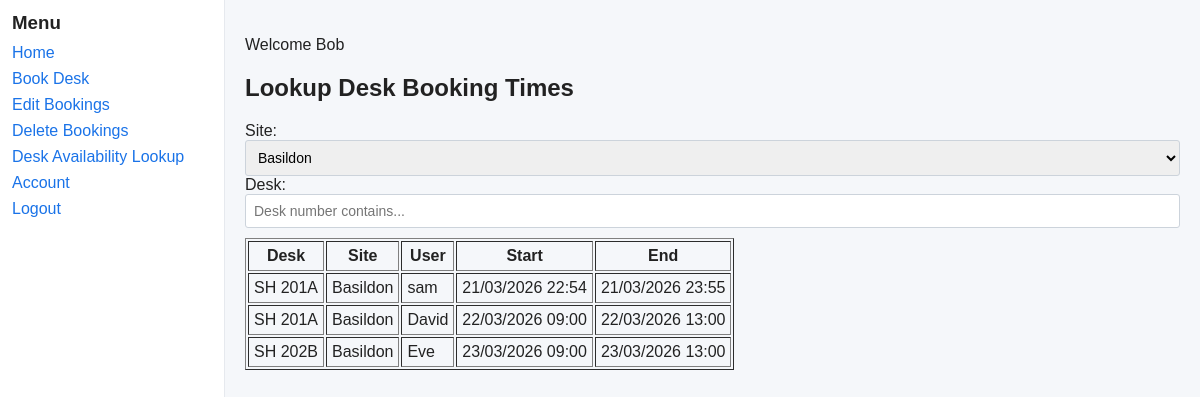
The app's page /lookup_bookings?site_id=2 (signed in) with its own data.
### src/DeskBooker/models.py (models this page shows, shortened)
class Desk(db.Model):
    __tablename__ = 'desks'
    id = db.Column(db.Integer, primary_key=True)
    desk_number = db.Column(db.String(20), nullable=False)
    floor = db.Column(db.Integer, nullable=False, default=0)
    site_id = db.Column(db.Integer, db.ForeignKey('sites.id'), nullable=False)
    bookings = db.relationship('Booking', backref='desk', lazy=True)
    __table_args__ = (
        UniqueConstraint('desk_number', 'site_id', name='uq_desk_number_site'),
        CheckConstraint('length(desk_number) > 0 AND length(desk_number) <= 20', name='ck_desk_number_len'),
    )

class Site(db.Model):
    __tablename__ = 'sites'
    id = db.Column(db.Integer, primary_key=True)
    name = db.Column(db.String(120), unique=True, nullable=False)
    desks = db.relationship('Desk', backref='site', lazy=True)
    __table_args__ = (
        CheckConstraint('length(name) > 0 AND length(name) <= 120', name='ck_site_name_len'),
    )

class User(db.Model):
    __tablename__ = 'users'
    id = db.Column(db.Integer, primary_key=True)
    name = db.Column(db.String(100), nullable=False)
    email = db.Column(db.String(120), unique=True, nullable=False)
    password = db.Column(db.String(255), nullable=False)
    role_id = db.Column(db.Integer, db.ForeignKey('roles.id'), nullable=False)
    role = db.relationship('Role')
    bookings = db.relationship('Booking', backref='user', lazy=True)
    __table_args__ = (
        CheckConstraint("instr(email, '@') > 1", name='ck_user_email_at'),
        CheckConstraint('length(name) > 0 AND length(name) <= 100', name='ck_user_name_len'),
        CheckConstraint('length(email) <= 120', name='ck_user_email_len'),
    )

### src/DeskBooker/main.py (the view)
    @app.route('/lookup_bookings', methods=['GET'])
    @login_required
    def lookup_bookings():
        site_id = request.args.get('site_id')
        desk_q = request.args.get('desk_q', '').strip()
        sites = [ {'id': s.id, 'name': s.name} for s in Site.query.order_by(Site.name).all() ]
        selected_site_id = None
        if site_id:
            try:
                selected_site_id = int(site_id)
            except ValueError:
                selected_site_id = None
        q = Booking.query.join(Desk).join(Site).join(User)
        if selected_site_id:
            q = q.filter(Site.id == selected_site_id)
        if desk_q:
            q = q.filter(Desk.desk_number.ilike(f"%{desk_q}%"))
        q = q.order_by(Booking.start_time)
        bookings = q.all()
        results = []
        for b in bookings:
            results.append({
                'desk_number': b.desk.desk_number if b.desk else '',
                'site_name': b.desk.site.name if b.desk and b.desk.site else '',
                'user_name': b.user.name if b.user else '',
                'start_time': b.start_time.strftime('%Y-%m-%d %H:%M'),
                'end_time': b.end_time.strftime('%Y-%m-%d %H:%M'),
                'start_time_formatted': b.start_time.strftime('%d/%m/%Y %H:%M'),
                'end_time_formatted': b.end_time.strftime('%d/%m/%Y %H:%M')
            })
        return render_template('lookup_bookings.html', sites=sites, selected_site_id=selected_site_id, desk_q=desk_q, bookings=results)

### src/DeskBooker/templates/lookup_bookings.html (shortened to what this page needs)
{% extends "base.html" %}
{% block content %}
<h2>Lookup Desk Booking Times</h2>
<form method="GET" action="{{ url_for('lookup_bookings') }}">
    <label for="site-select">Site:</label>
    <select id="site-select" name="site_id">
        {% for site in sites %}
            <option value="{{ site.id }}" {% if selected_site_id and selected_site_id == site.id %}selected{% endif %}>{{ site.name }}</option>
        {% endfor %}
    </select>
    <label for="desk-q">Desk:</label>
    <input type="text" id="desk-q" name="desk_q" value="{{ desk_q or '' }}" placeholder="Desk number contains...">
</form>
{% if bookings is none or bookings|length == 0 %}
    <p>No matching bookings found.</p>
{% else %}
    <table border="1" cellpadding="5" style="margin-top:10px;">
        <thead>
            <tr>
                <th>Desk</th>
                <th>Site</th>
                <th>User</th>
                <th>Start</th>
                <th>End</th>
            </tr>
        </thead>
        <tbody>
            {% for b in bookings %}
                <tr>
                    <td>{{ b.desk_number }}</td>
                    <td>{{ b.site_name }}</td>
                    <td>{{ b.user_name }}</td>
                    <td>{{ b.start_time_formatted or b.start_time }}</td>
                    <td>{{ b.end_time_formatted or b.end_time }}</td>
                </tr>
            {% endfor %}
        </tbody>
    </table>
{% endif %}
{% endblock %}

### src/DeskBooker/static/css/styles.css (style rules this page uses)
body { font-family: Arial, Helvetica, sans-serif; background: #f5f7fa; color: #222; margin: 0; }
input[type="text"], input[type="email"], input[type="password"], input[type="number"], input[type="datetime-local"], select, textarea { padding: 8px; border: 1px solid #ccd3db; border-radius: 3px; font-size: 14px; width: 100%; box-sizing: border-box; }
label { display: inline-block; }

### records on screen
Desk: desk_number "SH 201A" "SH 201A"
Site: site_name "Basildon" "Basildon" "Basildon"
User: user_name "sam"
User: user_name "David"
Desk: desk_number "SH 202B"
User: user_name "Eve"

### other values on screen
{{ session['user_name'] }} "Bob"
{{ b.start_time_formatted or b.start_time }} "21/03/2026 22:54" "22/03/2026 09:00" "23/03/2026 09:00"
{{ b.end_time_formatted or b.end_time }} "21/03/2026 23:55" "22/03/2026 13:00" "23/03/2026 13:00"
form field site_id "Basildon"
